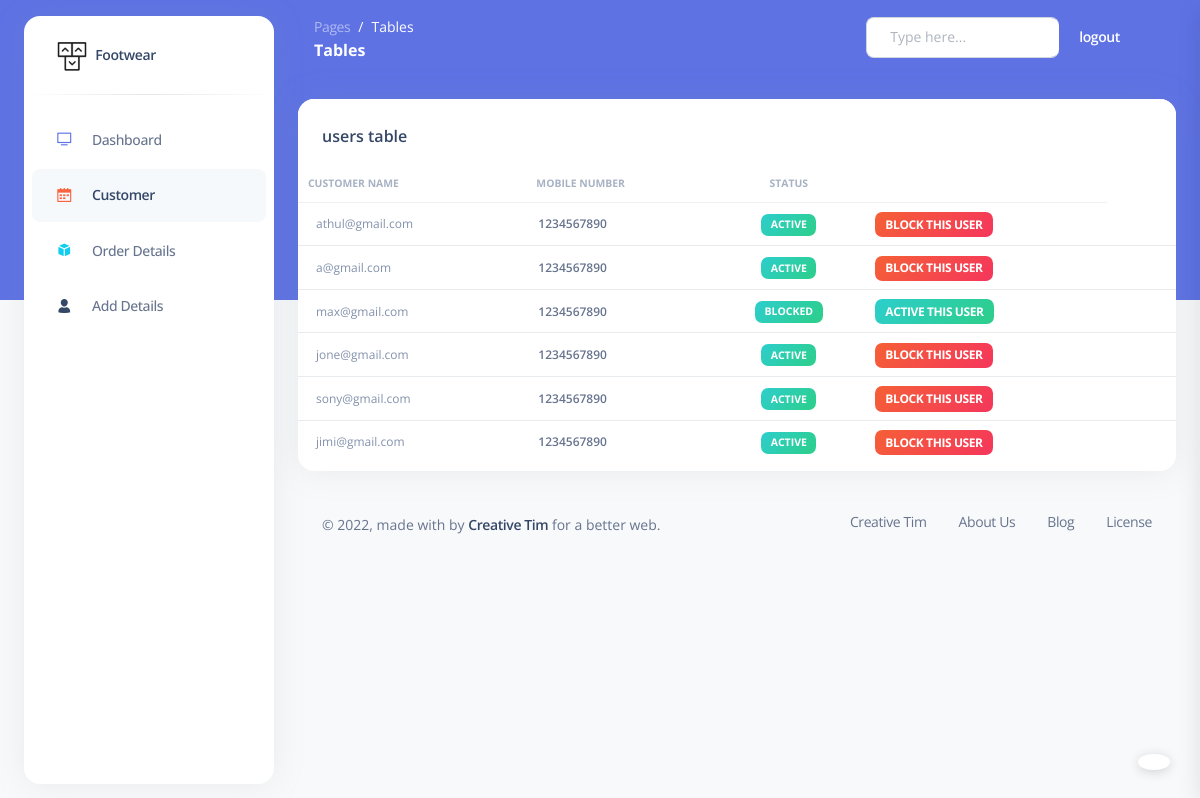
The page /myadmin/customer/ (signed in) on the database its author committed.
### Account/models.py (models this page shows, shortened)
class Account(AbstractBaseUser):
    username = models.CharField(max_length=255)
    email = models.CharField(max_length=255, unique=True)
    mobile =  models.CharField(max_length=10,null=True,blank=True)
    is_staff      = models.BooleanField(default=False)
    is_active     = models.BooleanField(default=True)
    is_admin      = models.BooleanField(default=False)
    is_superadmin = models.BooleanField(default=False)
    USERNAME_FIELD = 'email'
    REQUIRED_FIELDS = ['username','mobile']
    objects = UserManager()

### superadmin/views.py (the view)
# urls.py: path('customer/',views.customer,name="customer"),
@login_required(login_url='admin_signin')
def customer(request):
    users = Account.objects.all()
    context = {"users": users}
    return render(request, "admin/customer.html", context)

### templates/admin/customer.html (shortened to what this page needs)
<!DOCTYPE html>
<html lang="en">
{% load static %}
<head>
  <link href="{% static 'assets/css/nucleo-icons.css'%}" rel="stylesheet" />
  <link href="{% static 'assets/css/nucleo-svg.css'%}" rel="stylesheet" />
  <link href="{% static 'assets/css/nucleo-svg.css'%}" rel="stylesheet" />
  <link id="pagestyle" href="{% static 'assets/css/argon-dashboard.css'%}" rel="stylesheet" />
  <link rel="stylesheet" type="text/css" href="https://cdn.datatables.net/1.12.0/css/jquery.dataTables.min.css">
</head>
<body class="g-sidenav-show   bg-gray-100">
  <aside class="sidenav bg-white navbar navbar-vertical navbar-expand-xs border-0 border-radius-xl my-3 fixed-start ms-4 " id="sidenav-main">
    <div class="sidenav-header">
      <a class="navbar-brand m-0" href=" https://demos.creative-tim.com/argon-dashboard/pages/dashboard.html " target="_blank">
        <img src="{% static 'assets/img/logo-ct-dark.png'%}" class="navbar-brand-img h-100" alt="main_logo">
        <span class="ms-1 font-weight-bold">Footwear</span>
      </a>
    </div>
    <hr class="horizontal dark mt-0">
    <div class="collapse navbar-collapse  w-auto " id="sidenav-collapse-main">
      <ul class="navbar-nav">
        <li class="nav-item">
          <a class="nav-link " href="{% url 'admin_home' %}">
            <div class="icon icon-shape icon-sm border-radius-md text-center me-2 d-flex align-items-center justify-content-center">
              <i class="ni ni-tv-2 text-primary text-sm opacity-10"></i>
            </div>
            <span class="nav-link-text ms-1">Dashboard</span>
          </a>
        </li>
        <li class="nav-item">
          <a class="nav-link active" href="{% url 'customer' %}">
            <div class="icon icon-shape icon-sm border-radius-md text-center me-2 d-flex align-items-center justify-content-center">
              <i class="ni ni-calendar-grid-58 text-warning text-sm opacity-10"></i>
            </div>
            <span class="nav-link-text ms-1">Customer</span>
          </a>
        </li>
        <li class="nav-item">
          <a class="nav-link " href="{% url 'order_details' %}">
            <div class="icon icon-shape icon-sm border-radius-md text-center me-2 d-flex align-items-center justify-content-center">
              <i class="ni ni-app text-info text-sm opacity-10"></i>
            </div>
            <span class="nav-link-text ms-1">Order Details</span>
          </a>
        </li>
        <li class="nav-item">
          <a class="nav-link " href="{% url 'add_department' %}">
            <div class="icon icon-shape icon-sm border-radius-md text-center me-2 d-flex align-items-center justify-content-center">
              <i class="ni ni-single-02 text-dark text-sm opacity-10"></i>
            </div>
            <span class="nav-link-text ms-1">Add Details</span>
          </a>
        </li>
      </ul>
  </aside>
  <main class="main-content position-relative border-radius-lg ">
    <nav class="navbar navbar-main navbar-expand-lg px-0 mx-4 shadow-none border-radius-xl " id="navbarBlur" data-scroll="false">
      <div class="container-fluid py-1 px-3">
        <nav aria-label="breadcrumb">
          <ol class="breadcrumb bg-transparent mb-0 pb-0 pt-1 px-0 me-sm-6 me-5">
            <li class="breadcrumb-item text-sm"><a class="opacity-5 text-white" href="javascript:;">Pages</a></li>
            <li class="breadcrumb-item text-sm text-white active" aria-current="page">Tables</li>
          </ol>
          <h6 class="font-weight-bolder text-white mb-0">Tables</h6>
        </nav>
        <div class="collapse navbar-collapse mt-sm-0 mt-2 me-md-0 me-sm-4" id="navbar">
          <div class="ms-md-auto pe-md-3 d-flex align-items-center">
            <div class="input-group">
              <span class="input-group-text text-body"></span>
              <input type="text" class="form-control" placeholder="Type here...">
            </div>
          </div>
          <ul class="navbar-nav  justify-content-end">
            <li class="nav-item d-flex align-items-center">
              <a href="{% url 'admin_logout' %}" class="nav-link text-white font-weight-bold px-0">
                <span class="d-sm-inline d-none">logout</span>
              </a>
            </li>
            <li class="nav-item px-3 d-flex align-items-center">
            </li>
            <li class="nav-item dropdown pe-2 d-flex align-items-center">
            </li>
          </ul>
        </div>
      </div>
    </nav>
    <div class="container-fluid py-4">
      <div class="row">
        <div class="col-12">
          <div class="card mb-4">
            <div class="card-header pb-0">
              <h6>users table</h6>
            </div>
            <div class="card-body px-0 pt-0 pb-2">
              <div class="table-responsive p-0">
                <table id="text-id" class="table align-items-center mb-0">
                  <thead>
                    <tr>
                      <th class="text-uppercase text-secondary text-xxs font-weight-bolder opacity-7">Customer name</th>
                      <th class="text-uppercase text-secondary text-xxs font-weight-bolder opacity-7 ps-2">Mobile number</th>
                      <th class="text-center text-uppercase text-secondary text-xxs font-weight-bolder opacity-7">Status</th>
                      <th class="text-secondary opacity-7"></th>
                    </tr>
                  </thead>
                  <tbody>
                    {% for Account in users  %}
                    <tr>
                      <td>
                        <div class="d-flex px-2 py-1">
                          <div class="d-flex flex-column justify-content-center">
                            <p class="text-xs text-secondary mb-0">{{Account.email}}</p>
                          </div>
                        </div>
                      </td>
                      <td>
                        <p class="text-xs font-weight-bold mb-0">{{Account.mobile}}</p>
                      </td>
                      {% if Account.is_active %}
                      <td class="align-middle text-center text-sm">
                        <span class="badge badge-sm bg-gradient-success">Active</span>
                      </td>
                      {% else %}
                      <td class="align-middle text-center text-sm">
                        <span class="badge badge-sm bg-gradient-success">BLOCKED</span>
                      </td>
                      {% endif %}
                      <td class="align-middle">
                        {% if Account.is_active %}
                        <a href="{% url 'customer_pickoff' Account.id %}" class="badge badge-sm bg-gradient-danger">block this user</a>
                        {% else %}
                        <a href="{% url 'customer_pickoff' Account.id %}" class="badge badge-sm bg-gradient-success">active this user</a>
                        {% endif %}
                      </td>
                      <td class="align-middle text-center">
                      </td>
                      <td class="align-middle">
                      </td>
                    </tr>
                    {%endfor%}
            <div class="card-body px-0 pt-0 pb-2">
            </div>
          </div>
        </div>
      </div>
      <footer class="footer pt-3  ">
        <div class="container-fluid">
          <div class="row align-items-center justify-content-lg-between">
            <div class="col-lg-6 mb-lg-0 mb-4">
              <div class="copyright text-center text-sm text-muted text-lg-start">
                © ,
                made with  by
                <a href="https://www.creative-tim.com" class="font-weight-bold" target="_blank">Creative Tim</a>
                for a better web.
              </div>
            </div>
            <div class="col-lg-6">
              <ul class="nav nav-footer justify-content-center justify-content-lg-end">
                <li class="nav-item">
                  <a href="https://www.creative-tim.com" class="nav-link text-muted" target="_blank">Creative Tim</a>
                </li>
                <li class="nav-item">
                  <a href="https://www.creative-tim.com/presentation" class="nav-link text-muted" target="_blank">About Us</a>
                </li>
                <li class="nav-item">
                  <a href="https://www.creative-tim.com/blog" class="nav-link text-muted" target="_blank">Blog</a>
                </li>
                <li class="nav-item">
                  <a href="https://www.creative-tim.com/license" class="nav-link pe-0 text-muted" target="_blank">License</a>
                </li>
              </ul>
            </div>
          </div>
        </div>
      </footer>
    </div>
  </main>
  <div class="fixed-plugin">
    <a class="fixed-plugin-button text-dark position-fixed px-3 py-2">
    </a>
  </div>
</body>
</html>

### static/assets/css/nucleo-svg.css (style rules this page uses)
.icon { display: inline-block; color: #111111; height: 1em; width: 1em; }
.icon-sm { height: 0.8em; width: 0.8em; }
.icon { fill: currentColor; stroke: none; }

### rows shown on the page
Account: email "athul@gmail.com", mobile "1234567890", is_active "ACTIVE"
Account: email "a@gmail.com", mobile "1234567890", is_active "ACTIVE"
Account: email "max@gmail.com", mobile "1234567890", is_active "BLOCKED"
Account: email "jone@gmail.com", mobile "1234567890", is_active "ACTIVE"
Account: email "sony@gmail.com", mobile "1234567890", is_active "ACTIVE"
Account: email "jimi@gmail.com", mobile "1234567890", is_active "ACTIVE"
